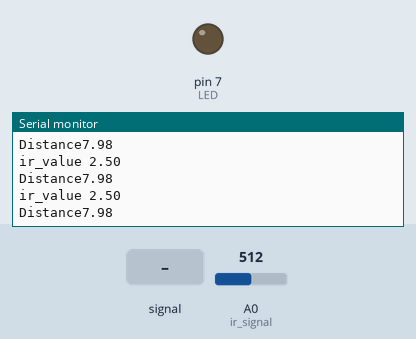
Bench run of a sketch on a simulated Arduino Uno, built with avr-gcc and run on an emulated ATmega328P. Parts: output pins drawn as LEDs (lit = HIGH), the last lines printed to the serial monitor. Inputs (shaded band) come from the test bench; at power-on: A0 (ir_signal) = 512.

Above: at 3.2 s.
3.3 s: A0 (ir_signal) fed a 200 Hz sine of ±255 counts around its level
At 4.4 s:
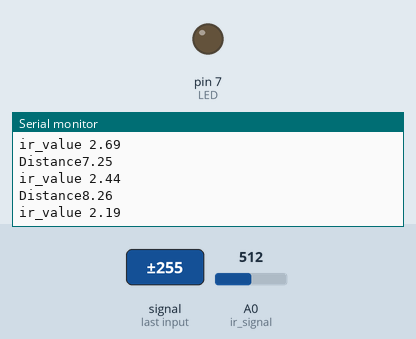
6.3 s: A0 (ir_signal) set to 716
At 7.4 s:
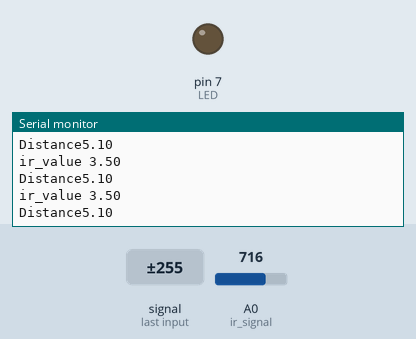
9.3 s: A0 (ir_signal) fed a 2 Hz sine of ±306 counts around its level
At 9.9 s:
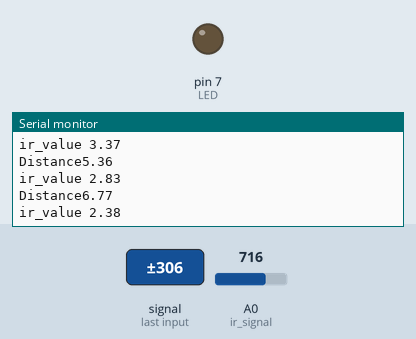
12.3 s: A0 (ir_signal) fed a 50 Hz sine of ±306 counts around its level
15.3 s: A0 (ir_signal) set to 900
At 15.9 s:
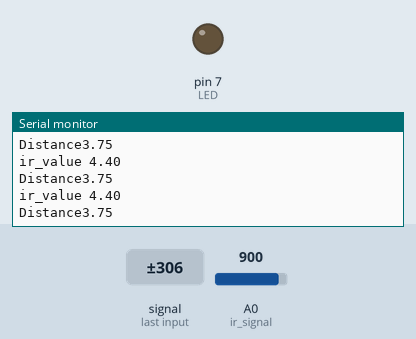
Timing chart, 0 to 18.3 s (numbered marks = the images above; inputs shaded):
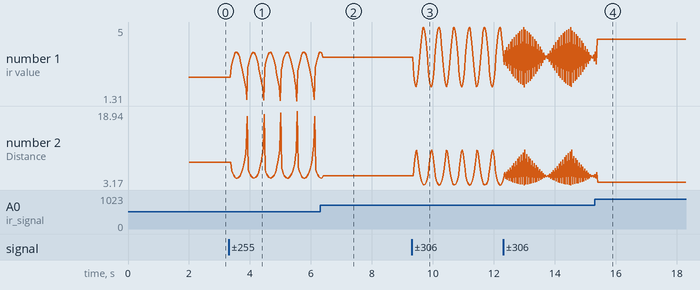

The sketch:

GP2Y0A02YK0F_Calibration.ino
```cpp
/*==========================================================================
// Author : Tony Yang, Nathan Duncan, Dainel Poon
// Project : GP2Y0A02YK0F SHARP Sensor calibration for MREN 318
// Description : GP2Y0A02YK0F Distance Measure with Arduino and display
// on Serial Monitor.
// Source-Code : GP2Y0A02YK0F_Calibration.ino
// Adapted from : Lab_1_Part_2.ino
//==========================================================================
*/
int ir_signal=A0;
int LED=7;
float distance;
float ir_value;
void setup() {
  // put your setup code here, to run once:
   Serial.begin(9600);
   delayMicroseconds(2);
   pinMode(LED, OUTPUT);
   delay(2000);
}

void loop() {
  // put your main code here, to run repeatedly:
  ir_value = analogRead(ir_signal)* 5.0/1023.0; //take input and scale to be a range 0-5 volts
  Serial.print("ir_value ");
  Serial.println(ir_value);
  distance = 27.165*pow(ir_value, -1.336);     //Convert to distance using calibration curve
  Serial.print("Distance");
  Serial.println(distance);
}
```

Measured:
- after the input at 3.3 s, the serial monitor: prints a new line after 0.09 s (image 1)
- after the input at 9.3 s, the serial monitor: prints a new line after 0.07 s (image 3)
- plotted number 1: 2.5 → 3.73 after the input at 3.3 s, 3.5 → 4.22 after the input at 9.3 s
- plotted number 2: 7.98 → 4.81 after the input at 3.3 s, 5.1 → 3.97 after the input at 9.3 s
